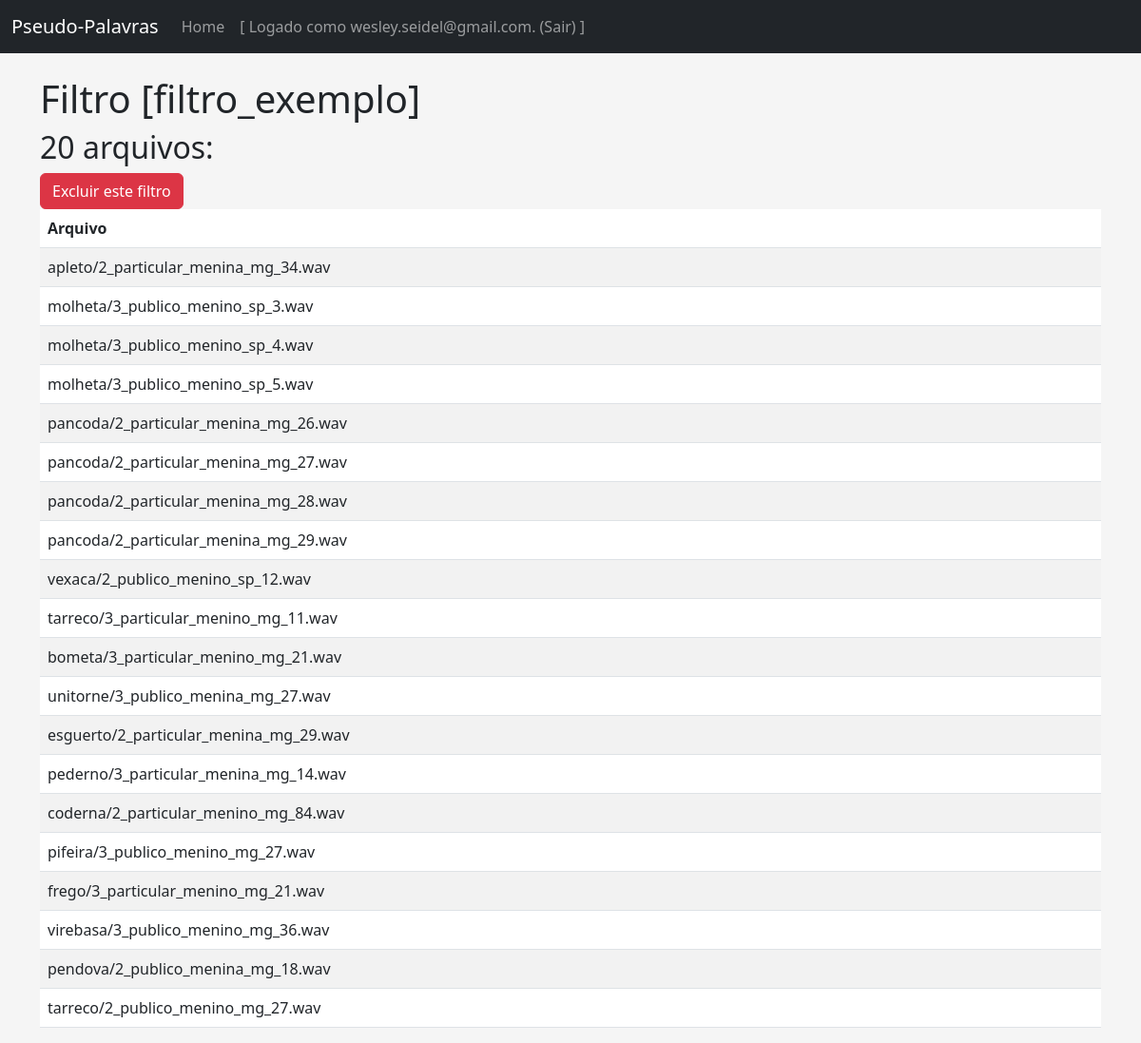
The page /view_filter/filtro_exemplo (signed in) on the database its author committed.
### tables this page shows
CREATE TABLE users (
    id INTEGER PRIMARY KEY AUTOINCREMENT,
    username TEXT UNIQUE NOT NULL,
    password_hash TEXT NOT NULL
);

CREATE TABLE wav_file_to_check (
    filter TEXT,
    wav_file TEXT,
    UNIQUE (wav_file, filter)
);

### app.py (the view)
@app.route('/view_filter/<filter_text>')
@login_required
def view_filter(filter_text):
    conn = sqlite3.connect(DB_NAME)
    cursor = conn.cursor()
    wav_files = cursor.execute("SELECT * FROM wav_file_to_check WHERE filter = ?", (filter_text,)).fetchall()
    conn.close()
    count_wav_files = len(wav_files)
    return render_template('view_filter_wav_files.html',
                wav_files=wav_files,
                filter_text=filter_text,
                count_wav_files=count_wav_files
                )

### app.py (called while the page is built)
@login_manager.user_loader
def load_user(user_id):
    conn = sqlite3.connect(DB_NAME)
    cursor = conn.cursor()
    cursor.execute("SELECT id, username, password_hash FROM users WHERE id = ?", (user_id,))
    user_data = cursor.fetchone()
    conn.close()
    if user_data:
        return User(*user_data)
    return None

### templates/view_filter_wav_files.html (shortened to what this page needs)
{% extends "base.html" %}
{% block content %}
<h1>Filtro [{{ filter_text }}]</h1>
<h2>{{ count_wav_files }} arquivos:</h2>
<form action="{{ url_for('delete_filter', filter_text=filter_text) }}" method="post" style="display:inline;">
    <button type="submit" class="btn btn-danger">Excluir este filtro</button>
</form>
<table class="table table-striped">
    <thead>
        <tr>
            <th>Arquivo</th>
        </tr>
    </thead>
    <tbody>
        {% for filter, wav_file in wav_files %}
        <tr>
            <td>{{ wav_file }}</td>
        </tr>
        {% endfor %}
    </tbody>
</table>
{% endblock %}

### templates/base.html (shortened to what this page needs)
<!DOCTYPE html>
<html lang="en">
<head>
    <link href="https://cdn.jsdelivr.net/npm/bootstrap@5.3.0/dist/css/bootstrap.min.css" rel="stylesheet">
</head>
<body>
    <nav class="navbar navbar-expand-lg navbar-dark bg-dark">
        <div class="container-fluid">
            <a class="navbar-brand" href="{{ url_for('home') }}">Pseudo-Palavras</a>
            <div class="collapse navbar-collapse">
                <ul class="navbar-nav me-auto">
                    <li class="nav-item">
                        <a class="nav-link" href="{{ url_for('home') }}">Home</a>
                    </li>
                    {% if current_user.is_authenticated %}
                    <li class="nav-item">
                        <a class="nav-link" href="{{ url_for('logout') }}">[ Logado como {{current_user.username}}. (Sair) ]</a>
                    </li>
                    {% else %}
                    <li class="nav-item">
                        <a class="nav-link" href="{{ url_for('login') }}">Login</a>
                    </li>
                    {% endif %}
                </ul>
            </div>
        </div>
    </nav>
    <div class="container mt-4">
        {% block content %}{% endblock %}
    </div>
</body>
</html>

### templates/base.html (style rules this page uses)
body { background-color: #f5f5f5; }
.table { background-color: #ffffff; }

### rows shown on the page
users: username "wesley.seidel@gmail.com"
wav_file_to_check: wav_file "apleto/2_particular_menina_mg_34.wav"
wav_file_to_check: wav_file "molheta/3_publico_menino_sp_3.wav"
wav_file_to_check: wav_file "molheta/3_publico_menino_sp_4.wav"
wav_file_to_check: wav_file "molheta/3_publico_menino_sp_5.wav"
wav_file_to_check: wav_file "pancoda/2_particular_menina_mg_26.wav"
wav_file_to_check: wav_file "pancoda/2_particular_menina_mg_27.wav"
wav_file_to_check: wav_file "pancoda/2_particular_menina_mg_28.wav"
wav_file_to_check: wav_file "pancoda/2_particular_menina_mg_29.wav"
wav_file_to_check: wav_file "vexaca/2_publico_menino_sp_12.wav"
wav_file_to_check: wav_file "tarreco/3_particular_menino_mg_11.wav"
wav_file_to_check: wav_file "bometa/3_particular_menino_mg_21.wav"
wav_file_to_check: wav_file "unitorne/3_publico_menina_mg_27.wav"
wav_file_to_check: wav_file "esguerto/2_particular_menina_mg_29.wav"
wav_file_to_check: wav_file "pederno/3_particular_menina_mg_14.wav"
wav_file_to_check: wav_file "coderna/2_particular_menino_mg_84.wav"
wav_file_to_check: wav_file "pifeira/3_publico_menino_mg_27.wav"
wav_file_to_check: wav_file "frego/3_particular_menino_mg_21.wav"
wav_file_to_check: wav_file "virebasa/3_publico_menino_mg_36.wav"
wav_file_to_check: wav_file "pendova/2_publico_menina_mg_18.wav"
wav_file_to_check: wav_file "tarreco/2_publico_menino_mg_27.wav"

### other values the page prints
{{ filter_text }} "filtro_exemplo"
{{ count_wav_files }} "20"
